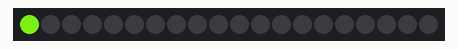
Simulated run of this sketch. Board: ESP8266 (NodeMCU). Shown: 20 RGB LEDs in strip order, left to right. Dim RGB values are drawn brighter than linear; random numbers use the default seed unless the sketch sets one.

Above: at 1.24 s.
At 3.11 s:
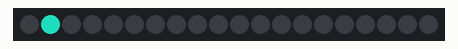
At 6.57 s:
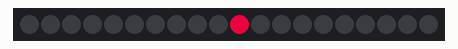
At 12.94 s:
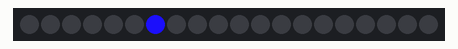
At 21.02 s:
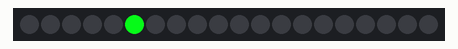
At 38.37 s:
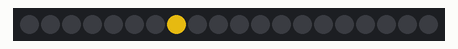

The sketch:

alien_brain_neurons.ino
```cpp
/*
  Alien Brain — flickering "neuron" effect for a WS28xx LED strip
  -----------------------------------------------------------------
  Library: FastLED
  Board:   any (Uno/Nano/ESP8266/ESP32/etc.) — set LED_PIN for your wiring

  Behavior (repeats forever), matching the requested spec:
    1. Wait a random time (WAIT_MIN_MS..WAIT_MAX_MS)
    2. Pick a random color
    3. Pick a random start pixel (START_MIN..START_MAX)
    4. Pick a random run length (LENGTH_MIN..LENGTH_MAX). If LOOP is false,
       this is clamped so start + length never runs past the end of the
       strip. If LOOP is true, it is NOT clamped — instead the run wraps
       around and continues from pixel 0 (e.g. start=18, NUM_LEDS=20 gives
       the sequence 18, 19, 0, 1, 2, ...).
    5. "Marquee" the run on, lighting one new pixel every MARQUEE_STEP_MIN_MS
       to MARQUEE_STEP_MAX_MS ms (a fresh random cadence is picked before
       each pixel, so the marquee speed jitters instead of ticking evenly)
    6. Each pixel starts dimming to black the INSTANT it lights, taking
       FADE_DURATION_MS to reach zero — independently of every other
       pixel in the run. Because the fade is much shorter than the time
       between new pixels lighting (by default), only a couple of LEDs
       are ever lit at once: a short "comet" chasing down the strip
       rather than the whole run building up and fading as one block.
    6b. The LAST pixel in the run is a "hero" pixel: instead of fading
        immediately, it holds at LAST_LED_BRIGHTNESS_MULTIPLIER x
        BRIGHTNESS for LAST_LED_BOOST_STEPS x MARQUEE_STEP_MAX_MS (a bright
        little "pop" at the end of the run, like a synapse firing),
        THEN fades to black over FADE_DURATION_MS like any other pixel.
    7. Once every pixel in the run has been spawned and finished fading,
       go back to step 1.

  The whole thing is a non-blocking millis()-based state machine (no
  delay() calls), so it's easy to drop into a larger sketch that also
  needs to do other things in loop().

  A note on the brightness boost: WS28xx LEDs have no per-pixel brightness
  channel — the only way to make one LED read as genuinely brighter than
  its already-maxed-out color value is to briefly raise FastLED's global
  strip brightness while that pixel is the dominant thing lit. Because the
  comet effect above keeps at most a couple of LEDs on at once, this reads
  correctly as "that one LED flashed brighter" rather than brightening the
  whole strip — any other still-fading pixel at that instant is already so
  dim the boost on it is imperceptible.

  Wiring notes:
    - Data line typically wants a ~300-500 ohm resistor near the strip.
    - Add a large capacitor (e.g. 1000uF) across strip + / - power leads.
    - For >~30 LEDs at full white, power the strip from a separate 5V
      supply (not the board's onboard regulator), sharing ground with it.
*/

#include <FastLED.h>

// ------------------------------ USER TUNABLES ------------------------------

#define LED_PIN            D2          // data pin driving the strip
#define LED_TYPE           WS2812B     // e.g. WS2811, WS2812, WS2812B, SK6812...
#define COLOR_ORDER        GRB         // swap if colors look wrong (e.g. RGB)
#define BRIGHTNESS         255          // global brightness ceiling, 0-255

#define WAIT_MIN_MS        500          // step 1: min gap between flashes
#define WAIT_MAX_MS        1500        // step 1: max gap between flashes

#define NUM_LEDS           20          // total LEDs on the string
#define START_MIN          0          // step 3: min random start pixel
#define START_MAX          12         // step 3: max random start pixel

#define LENGTH_MIN         10          // step 4: min random run length (10)
#define LENGTH_MAX         15          // step 4: max random run length (30)
                                        //   if LOOP is false: auto-clamped so
                                        //   start+length never exceeds NUM_LEDS.
                                        //   if LOOP is true: not clamped —
                                        //   the run wraps around to pixel 0
                                        //   instead (see LOOP below).

#define LOOP                true       // true: a run that would run past the
                                        //   last LED wraps around and keeps
                                        //   going from pixel 0, instead of
                                        //   being cut short at the strip end.
                                        //   e.g. start=18, NUM_LEDS=20 ->
                                        //   18, 19, 0, 1, 2, ...

#define MARQUEE_STEP_MIN_MS 5           // Speed: fastest ms between new pixels
#define MARQUEE_STEP_MAX_MS 50          // Speed: slowest ms between new pixels
                                         //   (a fresh random value in this
                                         //    range is picked before every
                                         //    single pixel lights)

#define FADE_DURATION_MS   25          // ms for EACH pixel to fade to black,
                                        //   starting the moment it lights
#define FADE_STEP_MS       5           // fade update resolution (smaller = smoother)

#define LAST_LED_BRIGHTNESS_MULTIPLIER 3.0   // hero flash: how many times
                                              //   brighter than BRIGHTNESS
#define LAST_LED_BOOST_STEPS           4     // hero flash hold time, in units
                                              //   of MARQUEE_STEP_MAX_MS (kept
                                              //   fixed so the hold is stable
                                              //   even though the step speed
                                              //   itself jitters)
#define LAST_LED_BOOST_DURATION_MS     (LAST_LED_BOOST_STEPS * MARQUEE_STEP_MAX_MS)

// -----------------------------------------------------------------------------

// How many pixels can be simultaneously mid-fade at once. Sized off the
// FASTEST possible marquee step (MARQUEE_STEP_MIN_MS), since that's the
// worst case for overlap — a couple of extra slots give headroom for timing
// jitter. Scales automatically if you retune FADE_DURATION_MS /
// MARQUEE_STEP_MIN_MS; on a very RAM-limited board, pushing FADE_DURATION_MS
// far above MARQUEE_STEP_MIN_MS will grow this table, so watch your RAM.
#define MAX_ACTIVE_PIXELS  (((FADE_DURATION_MS + MARQUEE_STEP_MIN_MS - 1) / MARQUEE_STEP_MIN_MS) + 2)

CRGB leds[NUM_LEDS];
uint8_t boostedBrightness = BRIGHTNESS;   // computed in setup(), clamped to 255

enum State { STATE_WAITING, STATE_SPAWNING, STATE_DRAINING };
State state = STATE_WAITING;

unsigned long stateStartTime = 0;   // when STATE_WAITING was entered
unsigned long currentWaitMs  = 0;   // randomized wait chosen for step 1

CRGB currentColor;
int  currentStart   = 0;
int  currentLength  = 0;
int  marqueeIndex   = 0;
unsigned long lastSpawnTime = 0;
unsigned long currentMarqueeStepMs = MARQUEE_STEP_MIN_MS;  // re-rolled before every pixel

unsigned long lastFadeUpdateTime = 0;
unsigned long heroBoostEndTime   = 0;   // millis() when the current hero
                                         // flash should stop being boosted

// One in-flight, independently-fading pixel.
struct ActivePixel {
  bool active;
  bool isHero;                // true for the last pixel of a run
  int index;
  CRGB color;
  unsigned long startTime;    // millis() when this pixel was lit
};
ActivePixel activePixels[MAX_ACTIVE_PIXELS];

// ------------------------------- HELPERS -----------------------------------

CRGB randomNeuronColor() {
  // Random hue, mostly-to-fully saturated, full value -> punchy alien colors.
  return CHSV(random8(), random(180, 256), 255);
}

int findFreeSlot() {
  for (int i = 0; i < MAX_ACTIVE_PIXELS; i++) {
    if (!activePixels[i].active) return i;
  }
  return -1;  // shouldn't happen given how MAX_ACTIVE_PIXELS is sized
}

int countActivePixels() {
  int n = 0;
  for (int i = 0; i < MAX_ACTIVE_PIXELS; i++) {
    if (activePixels[i].active) n++;
  }
  return n;
}

// Lights one pixel at full brightness right now, and registers it so
// updateFades() takes over on the very next fade tick. isHero marks the
// last pixel of a run, which gets the extra brightness hold first.
void spawnPixel(int ledIndex, unsigned long now, bool isHero) {
  int slot = findFreeSlot();
  if (slot < 0) return;  // all slots busy (shouldn't happen); drop silently

  activePixels[slot].active = true;
  activePixels[slot].isHero = isHero;
  activePixels[slot].index = ledIndex;
  activePixels[slot].color = currentColor;
  activePixels[slot].startTime = now;

  if (isHero) {
    heroBoostEndTime = now + LAST_LED_BOOST_DURATION_MS;
  }

  leds[ledIndex] = currentColor;
  FastLED.show();
}

void beginNewFlash(unsigned long now) {
  currentColor = randomNeuronColor();
  currentStart = random(START_MIN, START_MAX + 1);

  int length = random(LENGTH_MIN, LENGTH_MAX + 1);
  if (!LOOP && currentStart + length > NUM_LEDS) {
    length = NUM_LEDS - currentStart;   // never exceed the strip
  }
  // When LOOP is true, length is left as-is; updateSpawning() wraps the
  // pixel index with modulo NUM_LEDS instead of clamping it here.
  currentLength = length;

  marqueeIndex = 0;
  state = STATE_SPAWNING;
  // MARQUEE_STEP_MAX_MS is always >= whatever currentMarqueeStepMs holds,
  // so this guarantees the first pixel of the run spawns immediately.
  lastSpawnTime = now - MARQUEE_STEP_MAX_MS;
}

// -------------------------------- STATES ------------------------------------

void updateWaiting(unsigned long now) {
  if (now - stateStartTime >= currentWaitMs) {
    beginNewFlash(now);
  }
}

void updateSpawning(unsigned long now) {
  if (now - lastSpawnTime < currentMarqueeStepMs) return;
  lastSpawnTime = now;

  bool isLast = (marqueeIndex == currentLength - 1);
  int ledIndex = (currentStart + marqueeIndex) % NUM_LEDS;  // wraps when LOOP runs past the end
  spawnPixel(ledIndex, now, isLast);
  marqueeIndex++;

  // Roll a fresh random cadence for the gap before the *next* pixel.
  currentMarqueeStepMs = random(MARQUEE_STEP_MIN_MS, MARQUEE_STEP_MAX_MS + 1);

  if (isLast) {
    state = STATE_DRAINING;
  }
}

void updateDraining(unsigned long now) {
  if (countActivePixels() == 0) {
    state = STATE_WAITING;
    stateStartTime = now;
    currentWaitMs = random(WAIT_MIN_MS, WAIT_MAX_MS + 1);
  }
}

// Keeps FastLED's global brightness at the boosted level for exactly as
// long as a hero pixel is holding, and back to normal otherwise. Global
// brightness is the only lever WS28xx LEDs give us for making one pixel
// read as brighter than its maxed-out color value (see file header note).
void updateGlobalBrightness(unsigned long now) {
  static bool boosting = false;
  bool shouldBoost = (heroBoostEndTime != 0) && (now < heroBoostEndTime);
  if (shouldBoost != boosting) {
    FastLED.setBrightness(shouldBoost ? boostedBrightness : BRIGHTNESS);
    boosting = shouldBoost;
  }
}

// Runs regardless of state: fades every currently-lit pixel independently,
// each on its own clock starting from when it was spawned. Hero pixels hold
// at full color for LAST_LED_BOOST_DURATION_MS before their fade timer even
// starts. This is what keeps only a handful of LEDs on at any instant.
void updateFades(unsigned long now) {
  if (now - lastFadeUpdateTime < FADE_STEP_MS) return;
  lastFadeUpdateTime = now;

  bool touchedAny = false;
  for (int i = 0; i < MAX_ACTIVE_PIXELS; i++) {
    if (!activePixels[i].active) continue;
    touchedAny = true;

    unsigned long elapsed = now - activePixels[i].startTime;

    if (activePixels[i].isHero && elapsed < LAST_LED_BOOST_DURATION_MS) {
      leds[activePixels[i].index] = activePixels[i].color;  // held, full color
      continue;
    }

    unsigned long fadeElapsed =
        activePixels[i].isHero ? (elapsed - LAST_LED_BOOST_DURATION_MS) : elapsed;

    if (fadeElapsed >= FADE_DURATION_MS) {
      leds[activePixels[i].index] = CRGB::Black;
      activePixels[i].active = false;
    } else {
      uint8_t scale = 255 - (uint8_t)((fadeElapsed * 255UL) / FADE_DURATION_MS);
      CRGB c = activePixels[i].color;
      c.nscale8(scale);
      leds[activePixels[i].index] = c;
    }
  }

  if (touchedAny) FastLED.show();
}

// --------------------------------- MAIN --------------------------------------

void setup() {
  FastLED.addLeds<LED_TYPE, LED_PIN, COLOR_ORDER>(leds, NUM_LEDS);
  FastLED.setBrightness(BRIGHTNESS);
  FastLED.clear(true);

  long raw = (long)(BRIGHTNESS * LAST_LED_BRIGHTNESS_MULTIPLIER + 0.5);
  if (raw > 255) raw = 255;
  if (raw < 0) raw = 0;
  boostedBrightness = (uint8_t)raw;

  randomSeed(analogRead(A0));   // seed RNG from a floating analog pin

  for (int i = 0; i < MAX_ACTIVE_PIXELS; i++) {
    activePixels[i].active = false;
  }

  stateStartTime = millis();
  currentWaitMs = random(WAIT_MIN_MS, WAIT_MAX_MS + 1);
}

void loop() {
  unsigned long now = millis();

  updateGlobalBrightness(now);

  switch (state) {
    case STATE_WAITING:  updateWaiting(now);  break;
    case STATE_SPAWNING: updateSpawning(now); break;
    case STATE_DRAINING: updateDraining(now); break;
  }

  updateFades(now);
}
```
